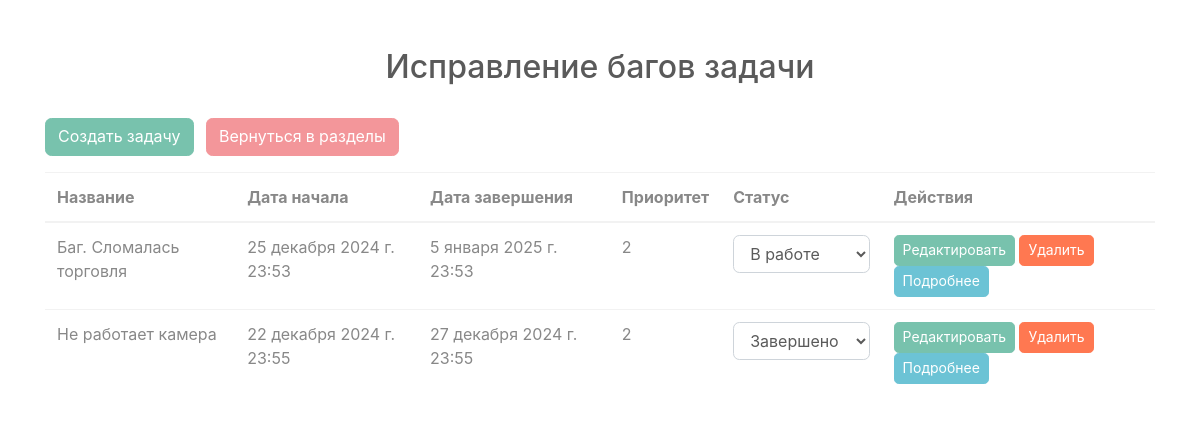
The app's page /categories/3/ (signed in) with its own data.
### task_management_system_app/models.py (models this page shows)
class Category(models.Model):
    name = models.CharField(max_length=100)

class Task(models.Model):
    STATUS_CHOICES = [
        ('planned', 'Запланировано'),
        ('in_progress', 'В работе'),
        ('completed', 'Завершено'),
    ]
    name = models.CharField(max_length=100)
    category = models.ForeignKey(Category, on_delete=models.CASCADE)
    assigned_to = models.ForeignKey(User, on_delete=models.CASCADE, related_name='tasks')
    start_date = models.DateTimeField()
    end_date = models.DateTimeField()
    priority = models.IntegerField(default=1)
    description = models.TextField(default='')
    is_completed = models.BooleanField(default=False)
    status = models.CharField(
        max_length=20,
        choices=STATUS_CHOICES,
        default='planned'
    )

### task_management_system_app/views.py (the view)
# urls.py: path('categories/<int:category_id>/', views.category_tasks, name='category_tasks'),
@login_required
@admin_required
def category_tasks(request, category_id):
    category = get_object_or_404(Category, pk=category_id)
    tasks = category.task_set.all()
    return render(request, 'category_tasks.html', {'category': category, 'tasks': tasks})

### task_management_system_app/templates/category_tasks.html (shortened to what this page needs)
<!DOCTYPE html>
<html lang="ru">
<head>
    <link rel="stylesheet" href="https://cdn.jsdelivr.net/npm/bootswatch@4.5.2/dist/minty/bootstrap.min.css" />
</head>
<body>
    <div class="container mt-5">
        <h2 class="text-center">{{ category.name }} задачи</h2>
        <br />
        <div class="mb-3">
            <a href="{% url 'create_task' %}" class="btn btn-primary">Создать задачу</a>
            <a href="{% url 'category_list' %}" class="btn btn-secondary ml-2">Вернуться в разделы</a>
        </div>
        <table id="taskTable" class="table">
            <thead>
                <tr>
                    <th>Название</th>
                    <th>Дата начала</th>
                    <th>Дата завершения</th>
                    <th>Приоритет</th>
                    <th>Статус</th>
                    <th>Действия</th>
                </tr>
            </thead>
            <tbody>
                {% for task in tasks %}
                <tr>
                    <td>{{ task.name }}</td>
                    <td>{{ task.start_date }}</td>
                    <td>{{ task.end_date }}</td>
                    <td>{{ task.priority }}</td>
                    <td>
                        <select class="form-control status-select status-{{ task.status }}"
                                onchange="updateTaskStatus({{ task.id }}, this.value)">
                            <option value="in_progress" class="status-in-progress" {% if task.status == 'in_progress' %}selected{% endif %}>
                                В работе
                            </option>
                            <option value="completed" class="status-completed" {% if task.status == 'completed' %}selected{% endif %}>
                                Завершено
                            </option>
                        </select>
                    </td>
                    <td>
                        <a href="{% url 'update_task' task.id %}" class="btn btn-primary btn-sm">Редактировать</a>
                        <form method="post" action="{% url 'delete_task' task.id %}" style="display: inline;">
                            <button type="submit" class="btn btn-danger btn-sm">Удалить</button>
                        </form>
                        <button type="button" class="btn btn-info btn-sm" data-toggle="modal"
                            data-target="#taskModal_{{ task.id }}">Подробнее</button>
                    </td>
                </tr>
                {% endfor %}
            </tbody>
        </table>
    </div>
</body>
</html>

### records on screen
Category: name "Исправление багов"
Task: name "Баг. Сломалась торговля", start_date "25 декабря 2024 г. 23:53", end_date "5 января 2025 г. 23:53", priority "2", status+id "В работе"
Task: name "Не работает камера", start_date "22 декабря 2024 г. 23:55", end_date "27 декабря 2024 г. 23:55", priority "2", status+id "Завершено"
